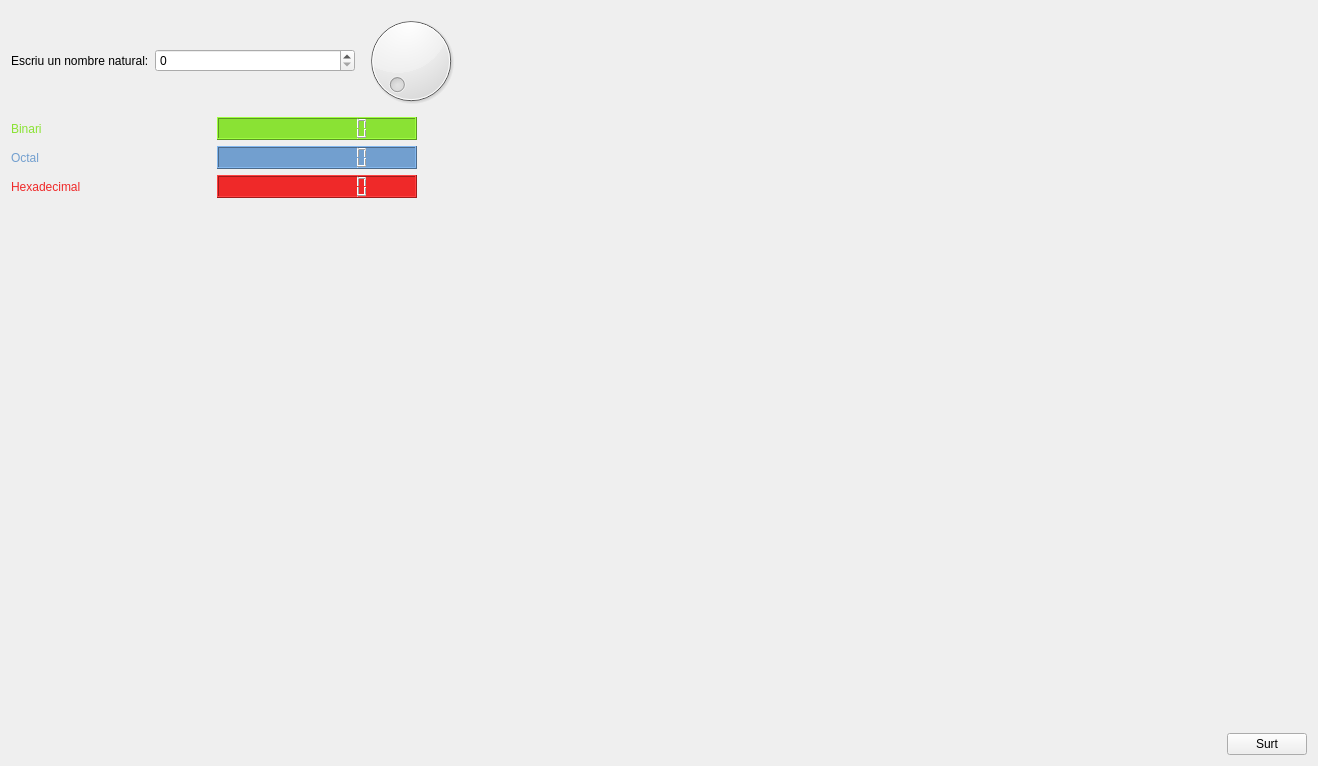
<?xml version="1.0" encoding="UTF-8"?>
<ui version="4.0">
 <class>Form</class>
 <widget class="QWidget" name="Form">
  <property name="geometry">
   <rect>
    <x>0</x>
    <y>0</y>
    <width>1318</width>
    <height>766</height>
   </rect>
  </property>
  <property name="windowTitle">
   <string>Form</string>
  </property>
  <layout class="QVBoxLayout" name="verticalLayout">
   <item>
    <layout class="QHBoxLayout" name="horizontalLayout_3">
     <item>
      <layout class="QHBoxLayout" name="horizontalLayout_2">
       <item>
        <layout class="QHBoxLayout" name="horizontalLayout">
         <item>
          <widget class="QLabel" name="label">
           <property name="text">
            <string>Escriu un nombre natural:</string>
           </property>
          </widget>
         </item>
         <item>
          <widget class="QSpinBox" name="spinBox">
           <property name="minimumSize">
            <size>
             <width>200</width>
             <height>0</height>
            </size>
           </property>
          </widget>
         </item>
        </layout>
       </item>
       <item>
        <widget class="QDial" name="dial">
         <property name="minimumSize">
          <size>
           <width>100</width>
           <height>0</height>
          </size>
         </property>
        </widget>
       </item>
      </layout>
     </item>
     <item>
      <spacer name="horizontalSpacer">
       <property name="orientation">
        <enum>Qt::Horizontal</enum>
       </property>
       <property name="sizeHint" stdset="0">
        <size>
         <width>40</width>
         <height>20</height>
        </size>
       </property>
      </spacer>
     </item>
    </layout>
   </item>
   <item>
    <layout class="QHBoxLayout" name="horizontalLayout_5">
     <item>
      <layout class="QHBoxLayout" name="horizontalLayout_4">
       <item>
        <widget class="QLabel" name="label_2">
         <property name="minimumSize">
          <size>
           <width>200</width>
           <height>0</height>
          </size>
         </property>
         <property name="styleSheet">
          <string notr="true">color: rgb(138, 226, 52);</string>
         </property>
         <property name="text">
          <string>Binari</string>
         </property>
        </widget>
       </item>
       <item>
        <widget class="QLCDNumber" name="lcdNumber">
         <property name="minimumSize">
          <size>
           <width>200</width>
           <height>0</height>
          </size>
         </property>
         <property name="styleSheet">
          <string notr="true">background-color: rgb(138, 226, 52);
color: rgb(255, 255, 255);</string>
         </property>
         <property name="digitCount">
          <number>10</number>
         </property>
         <property name="mode">
          <enum>QLCDNumber::Bin</enum>
         </property>
        </widget>
       </item>
      </layout>
     </item>
     <item>
      <spacer name="horizontalSpacer_2">
       <property name="orientation">
        <enum>Qt::Horizontal</enum>
       </property>
       <property name="sizeHint" stdset="0">
        <size>
         <width>40</width>
         <height>20</height>
        </size>
       </property>
      </spacer>
     </item>
    </layout>
   </item>
   <item>
    <layout class="QHBoxLayout" name="horizontalLayout_7">
     <item>
      <layout class="QHBoxLayout" name="horizontalLayout_6">
       <item>
        <widget class="QLabel" name="label_3">
         <property name="minimumSize">
          <size>
           <width>200</width>
           <height>0</height>
          </size>
         </property>
         <property name="styleSheet">
          <string notr="true">color: rgb(114, 159, 207);</string>
         </property>
         <property name="text">
          <string>Octal</string>
         </property>
        </widget>
       </item>
       <item>
        <widget class="QLCDNumber" name="lcdNumber_2">
         <property name="minimumSize">
          <size>
           <width>200</width>
           <height>0</height>
          </size>
         </property>
         <property name="styleSheet">
          <string notr="true">background-color: rgb(114, 159, 207);
color: rgb(238, 238, 236);</string>
         </property>
         <property name="digitCount">
          <number>10</number>
         </property>
         <property name="mode">
          <enum>QLCDNumber::Oct</enum>
         </property>
        </widget>
       </item>
      </layout>
     </item>
     <item>
      <spacer name="horizontalSpacer_3">
       <property name="orientation">
        <enum>Qt::Horizontal</enum>
       </property>
       <property name="sizeHint" stdset="0">
        <size>
         <width>40</width>
         <height>20</height>
        </size>
       </property>
      </spacer>
     </item>
    </layout>
   </item>
   <item>
    <layout class="QHBoxLayout" name="horizontalLayout_9">
     <item>
      <layout class="QHBoxLayout" name="horizontalLayout_8">
       <item>
        <widget class="QLabel" name="label_4">
         <property name="minimumSize">
          <size>
           <width>200</width>
           <height>0</height>
          </size>
         </property>
         <property name="styleSheet">
          <string notr="true">color: rgb(239, 41, 41);</string>
         </property>
         <property name="text">
          <string>Hexadecimal</string>
         </property>
        </widget>
       </item>
       <item>
        <widget class="QLCDNumber" name="lcdNumber_3">
         <property name="minimumSize">
          <size>
           <width>200</width>
           <height>0</height>
          </size>
         </property>
         <property name="styleSheet">
          <string notr="true">background-color: rgb(239, 41, 41);
color: rgb(255, 255, 255);</string>
         </property>
         <property name="digitCount">
          <number>10</number>
         </property>
         <property name="mode">
          <enum>QLCDNumber::Hex</enum>
         </property>
        </widget>
       </item>
      </layout>
     </item>
     <item>
      <spacer name="horizontalSpacer_4">
       <property name="orientation">
        <enum>Qt::Horizontal</enum>
       </property>
       <property name="sizeHint" stdset="0">
        <size>
         <width>40</width>
         <height>20</height>
        </size>
       </property>
      </spacer>
     </item>
    </layout>
   </item>
   <item>
    <spacer name="verticalSpacer">
     <property name="orientation">
      <enum>Qt::Vertical</enum>
     </property>
     <property name="sizeHint" stdset="0">
      <size>
       <width>20</width>
       <height>503</height>
      </size>
     </property>
    </spacer>
   </item>
   <item>
    <layout class="QHBoxLayout" name="horizontalLayout_10">
     <item>
      <spacer name="horizontalSpacer_5">
       <property name="orientation">
        <enum>Qt::Horizontal</enum>
       </property>
       <property name="sizeHint" stdset="0">
        <size>
         <width>40</width>
         <height>20</height>
        </size>
       </property>
      </spacer>
     </item>
     <item>
      <widget class="QPushButton" name="pushButton">
       <property name="text">
        <string>Surt</string>
       </property>
      </widget>
     </item>
    </layout>
   </item>
  </layout>
 </widget>
 <resources/>
 <connections>
  <connection>
   <sender>pushButton</sender>
   <signal>clicked()</signal>
   <receiver>Form</receiver>
   <slot>close()</slot>
   <hints>
    <hint type="sourcelabel">
     <x>1230</x>
     <y>735</y>
    </hint>
    <hint type="destinationlabel">
     <x>299</x>
     <y>209</y>
    </hint>
   </hints>
  </connection>
  <connection>
   <sender>spinBox</sender>
   <signal>valueChanged(int)</signal>
   <receiver>dial</receiver>
   <slot>setValue(int)</slot>
   <hints>
    <hint type="sourcelabel">
     <x>305</x>
     <y>61</y>
    </hint>
    <hint type="destinationlabel">
     <x>430</x>
     <y>45</y>
    </hint>
   </hints>
  </connection>
  <connection>
   <sender>dial</sender>
   <signal>sliderMoved(int)</signal>
   <receiver>spinBox</receiver>
   <slot>setValue(int)</slot>
   <hints>
    <hint type="sourcelabel">
     <x>446</x>
     <y>88</y>
    </hint>
    <hint type="destinationlabel">
     <x>343</x>
     <y>56</y>
    </hint>
   </hints>
  </connection>
  <connection>
   <sender>spinBox</sender>
   <signal>valueChanged(int)</signal>
   <receiver>lcdNumber</receiver>
   <slot>display(int)</slot>
   <hints>
    <hint type="sourcelabel">
     <x>242</x>
     <y>68</y>
    </hint>
    <hint type="destinationlabel">
     <x>260</x>
     <y>137</y>
    </hint>
   </hints>
  </connection>
  <connection>
   <sender>spinBox</sender>
   <signal>valueChanged(int)</signal>
   <receiver>lcdNumber_2</receiver>
   <slot>display(int)</slot>
   <hints>
    <hint type="sourcelabel">
     <x>222</x>
     <y>61</y>
    </hint>
    <hint type="destinationlabel">
     <x>235</x>
     <y>172</y>
    </hint>
   </hints>
  </connection>
  <connection>
   <sender>spinBox</sender>
   <signal>valueChanged(int)</signal>
   <receiver>lcdNumber_3</receiver>
   <slot>display(int)</slot>
   <hints>
    <hint type="sourcelabel">
     <x>286</x>
     <y>59</y>
    </hint>
    <hint type="destinationlabel">
     <x>330</x>
     <y>201</y>
    </hint>
   </hints>
  </connection>
 </connections>
</ui>
